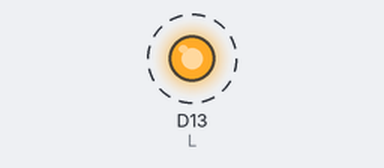
This sketch was run on a simulated Arduino Nano 33 IoT. Shown: output pins drawn as LEDs (lit = HIGH). Dashed ring = blinking. Nothing arrives over Bluetooth unless stated; a phone connects over Bluetooth LE 3 s after start.

Above: at 5.8 s.
Timing chart, 0 to 8.2 s (numbered marks = the images above):
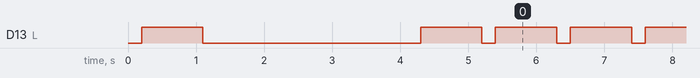

The sketch:

nano33ble_testing.ino
```cpp
// testing for Arduino Nano 33 BLE microcontroller

#include <ArduinoBLE.h>

// see function definitions below
const int L = LED_BUILTIN;
void successful();
void unsuccessful();

// uuid found at https://bluetooth.com
BLEService hid("00001812-0000-1000-8000-00805f9b34fb");

// intialize central BLE device variable
BLEDevice cDevice;

void setup() {
  // put your setup code here, to run once:
  // Serial.begin(9600);
  // while(!Serial);

  // Serial.println("Serial Open.");

  if (!BLE.begin()) {
    // Serial.println("Nano 33 BLE was not initialized.");
    unsuccessful();  // stop program
  }
  else {
    // Serial.println("Nano 33 BLE was initialized successfully.");
    successful();
  }

  // set name of device
  BLE.setLocalName("NapoliBLE");
  BLE.setDeviceName("NapoliBLE");

  // set appearance using general ID code (gamepad)
  BLE.setAppearance(964);

  // set service and advertise
  BLE.setAdvertisedService(hid);
  BLE.addService(hid);

  // add characteristic
  BLECharacteristic hid_info("0x2A4A");
  BLECharacteristic hid_controlPoint("0x2A4C");
  BLE.addCharacteristic(hid_info, BLERead | BLEWrite);
  BLE.addCharacteristic(hid_controlPoint, BLEWrite);

  // start advertising to other devices
  BLE.advertise();

  while(!BLE.connected());
  // Serial.print("Nano 33 BLE is connected.");
  successful();
}

void loop() {
  // if BLE is disconnected, advertise and loop
  while (!BLE.connected())
    { BLE.advertise(); }

  cDevice = BLE.central();
  // Serial.print("BLE is connected to: ");
  // Serial.println(cDevice.address());

  if (cDevice.connected())
    { successful(); }
}

// indicates success at certain points in program
void successful() {
  // fade in and out to indicate success
  for (int i(0); i < 1023; i += 100) {
    analogWrite(L, i);
    delay(100);
  }
  for (int i(0); i > 1023; i -= 100) {
    analogWrite(L, i);
    delay(100);
  }
  analogWrite(L, 0);  // turn off

  return;  // return nothing
}

// if called, stops program
// blinks the built in LED to tell user
void unsuccessful() {
  // infinite loop
  while(1) {
    analogWrite(L, 800);
    delay(500);
    analogWrite(L, 0);
    delay(500);
  }

  return;  // return nothing
}
```

Measured:
- by itself, D13 (L): repeats every 1.1 s: HIGH 0.90 s, LOW 0.20 s
